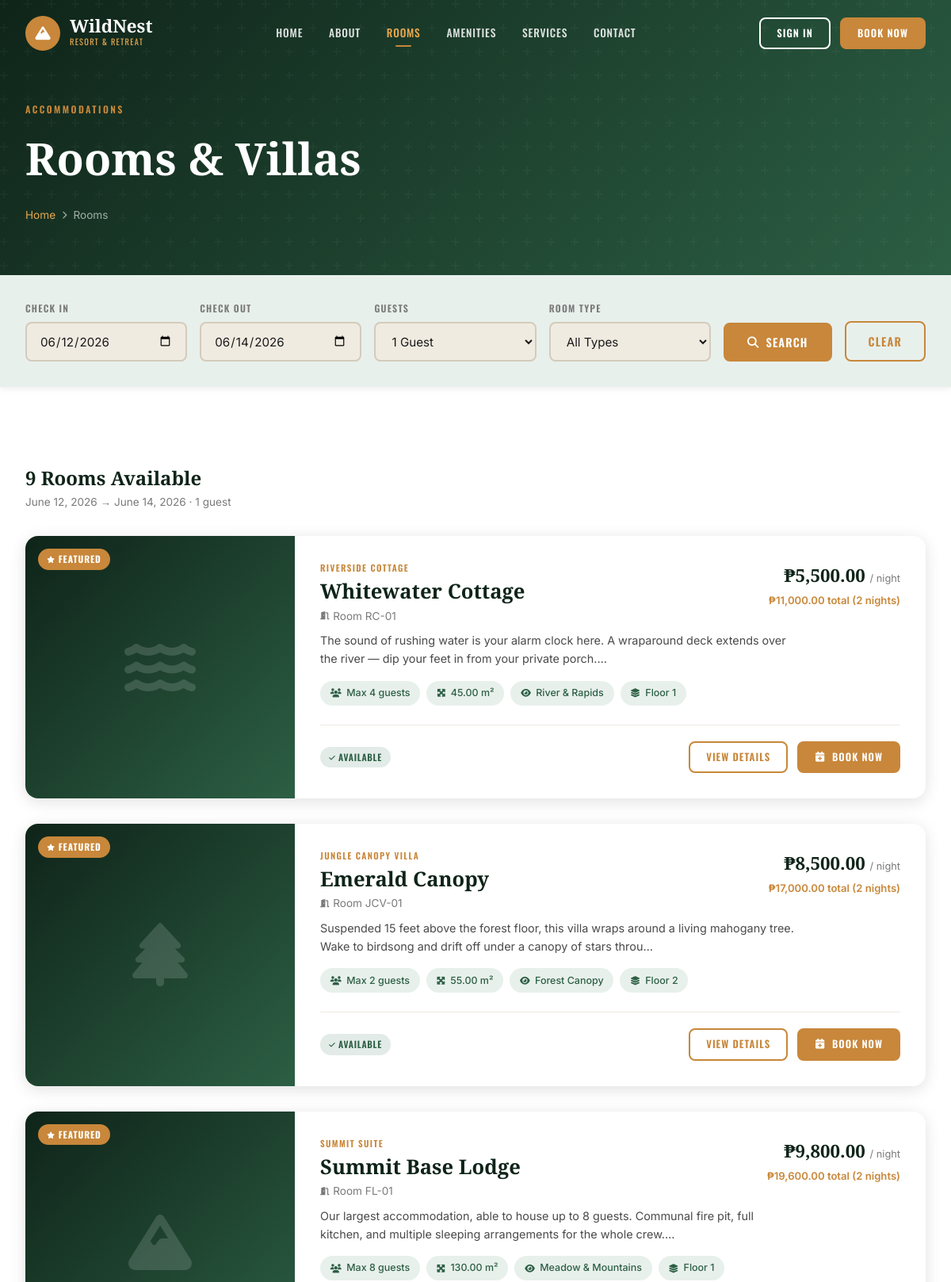
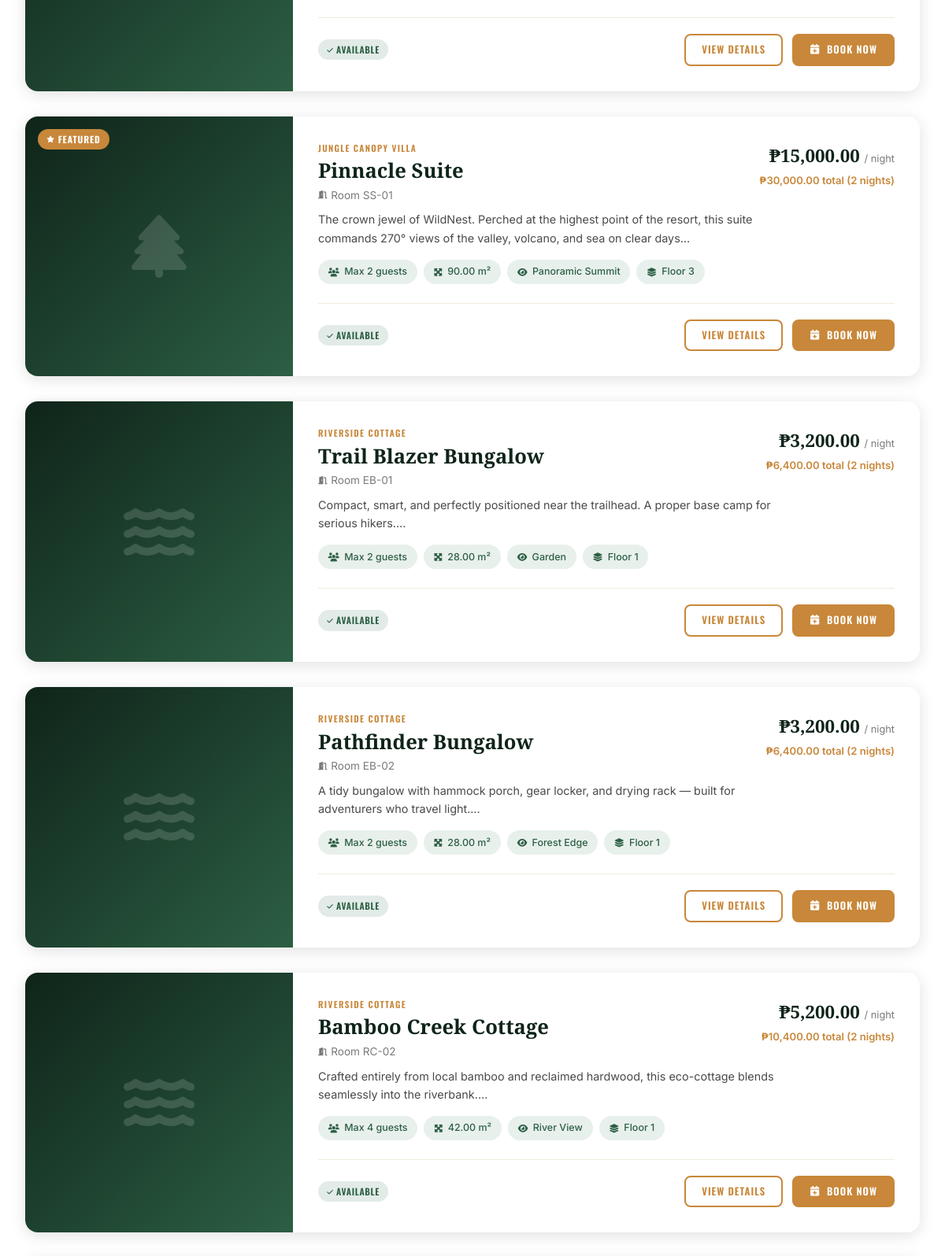
The page /rooms.php (upper part) on the database its author committed (2 pictures, top to bottom).
### tables this page shows
CREATE TABLE IF NOT EXISTS rooms (
    id INT AUTO_INCREMENT PRIMARY KEY,
    room_number VARCHAR(20) NOT NULL UNIQUE,
    category_id INT NOT NULL,
    name VARCHAR(100) NOT NULL,
    description TEXT,
    price_per_night DECIMAL(10,2) NOT NULL,
    max_occupancy INT DEFAULT 2,
    floor INT DEFAULT 1,
    size_sqm DECIMAL(6,2),
    view_type VARCHAR(50),
    status ENUM('available','occupied','maintenance','reserved') DEFAULT 'available',
    featured TINYINT(1) DEFAULT 0,
    FOREIGN KEY (category_id) REFERENCES room_categories(id)
);

CREATE TABLE IF NOT EXISTS room_categories (
    id INT AUTO_INCREMENT PRIMARY KEY,
    name VARCHAR(100) NOT NULL,
    description TEXT,
    base_price DECIMAL(10,2) NOT NULL,
    max_occupancy INT DEFAULT 2,
    icon VARCHAR(100)
);

### config.php (called while the page is built, shortened)
<?php
function getDB() {
    static $conn = null;
    if ($conn === null) {
        $conn = new mysqli(DB_HOST, DB_USER, DB_PASS, DB_NAME);
        $conn->set_charset("utf8mb4");
    }
    return $conn;
}
function sanitize($data) {
    $db = getDB();
    return $db->real_escape_string(htmlspecialchars(trim($data)));
}
function formatCurrency($amount) {
    return '₱' . number_format($amount, 2);
}
function formatDate($date) {
    return date('F j, Y', strtotime($date));
}
?>

### rooms.php (the view, shortened to what this page needs)
<?php
require_once __DIR__ . '/../includes/config.php';
include __DIR__ . '/../includes/header.php';
$db = getDB();
$check_in  = sanitize($_GET['check_in'] ?? date('Y-m-d', strtotime('+1 day')));
$check_out = sanitize($_GET['check_out'] ?? date('Y-m-d', strtotime('+3 days')));
$guests    = (int)($_GET['guests'] ?? 1);
$where = "r.status = 'available'";
$params = [];
$types  = '';
$sql = "
    SELECT r.*, rc.name as category_name,
           (SELECT image_path FROM room_images ri WHERE ri.room_id=r.id AND ri.is_primary=1 LIMIT 1) as primary_image
    FROM rooms r
    JOIN room_categories rc ON r.category_id = rc.id
    WHERE $where
    ORDER BY r.featured DESC, r.price_per_night ASC
";
if ($types) {
    $stmt = $db->prepare($sql);
    $stmt->bind_param($types, ...$params);
    $stmt->execute();
    $rooms_result = $stmt->get_result();
} else {
    $rooms_result = $db->query($sql);
}
?>
<div class="page-banner">
    <div class="page-banner-content">
        <div class="eyebrow">Accommodations</div>
        <h1>Rooms & Villas</h1>
        <div class="breadcrumb"><a href="<?= SITE_URL ?>/index.php">Home</a> <i class="fas fa-chevron-right fa-xs"></i> Rooms</div>
    </div>
</div>
<div style="background:var(--mist);padding:2rem 0;position:sticky;top:0;z-index:50;box-shadow:var(--shadow-sm)">
    <div class="container">
        <form method="GET" style="display:flex;gap:1rem;flex-wrap:wrap;align-items:flex-end">
            <div class="booking-field" style="flex:1;min-width:150px">
                <label>Check In</label>
                <input type="date" name="check_in" value="<?= $check_in ?>" min="<?= date('Y-m-d') ?>">
            </div>
            <div class="booking-field" style="flex:1;min-width:150px">
                <label>Check Out</label>
                <input type="date" name="check_out" value="<?= $check_out ?>">
            </div>
            <div class="booking-field" style="flex:1;min-width:120px">
                <label>Guests</label>
                <select name="guests">
                    <?php for ($i=1;$i<=8;$i++): ?>
                    <option value="<?=$i?>" <?=$i==$guests?'selected':''?>><?=$i?> Guest<?=$i>1?'s':''?></option>
                    <?php endfor; ?>
                </select>
            </div>
            <div class="booking-field" style="flex:1;min-width:160px">
                <label>Room Type</label>
                <select name="category">
                    <option value="0">All Types</option>
                </select>
            </div>
            <button type="submit" class="btn btn-primary">
                <i class="fas fa-search"></i> Search
            </button>
            <a href="<?= SITE_URL ?>/guest/rooms.php" class="btn btn-outline">Clear</a>
        </form>
    </div>
</div>
<section class="section">
    <div class="container">
        <div style="display:flex;align-items:center;justify-content:space-between;margin-bottom:2rem;flex-wrap:wrap;gap:1rem">
            <div>
                <h2 style="font-family:var(--font-display);font-size:1.5rem;font-weight:700;color:var(--jungle-dark)">
                    <?= $rooms_result ? $rooms_result->num_rows : 0 ?> Room<?= ($rooms_result && $rooms_result->num_rows!=1)?'s':'' ?> Available
                </h2>
                <p style="font-size:.85rem;color:var(--text-light)">
                    <?= formatDate($check_in) ?> → <?= formatDate($check_out) ?> · <?= $guests ?> guest<?=$guests>1?'s':''?>
                </p>
            </div>
        </div>
        <?php if (!$rooms_result || $rooms_result->num_rows === 0): ?>
        <div style="text-align:center;padding:5rem 2rem;background:var(--stone);border-radius:var(--radius-lg)">
            <i class="fas fa-bed" style="font-size:4rem;color:var(--stone-dark);margin-bottom:1rem;display:block"></i>
            <h3 style="font-family:var(--font-display);font-size:1.5rem;color:var(--jungle-dark);margin-bottom:.5rem">No Rooms Found</h3>
            <p style="color:var(--text-light)">Try different dates or filters.</p>
            <a href="<?= SITE_URL ?>/guest/rooms.php" class="btn btn-primary" style="margin-top:1.25rem">View All Rooms</a>
        </div>
        <?php else: ?>
        <div style="display:flex;flex-direction:column;gap:2rem">
            <?php while ($room = $rooms_result->fetch_assoc()):
                $nights = max(1, (int)((strtotime($check_out) - strtotime($check_in)) / 86400));
                $total  = $room['price_per_night'] * $nights;
            ?>
            <div class="card" style="display:flex;flex-direction:row;overflow:hidden;min-height:280px">
                <div style="width:340px;flex-shrink:0;position:relative;background:linear-gradient(135deg,var(--jungle-dark),var(--jungle-mid));display:flex;align-items:center;justify-content:center">
                    <?php if ($room['primary_image']): ?>
                        <img src="<?= SITE_URL ?>/assets/images/<?= htmlspecialchars($room['primary_image']) ?>" alt="" style="width:100%;height:100%;object-fit:cover">
                    <?php else: ?>
                        <i class="fas fa-<?= $room['category_id']==1?'tree':($room['category_id']==2?'water':($room['category_id']==3?'mountain':'compass')) ?>" style="font-size:5rem;color:rgba(255,255,255,.15)"></i>
                    <?php endif; ?>
                    <?php if ($room['featured']): ?>
                    <div style="position:absolute;top:1rem;left:1rem;background:var(--ochre);color:white;padding:.25rem .7rem;border-radius:20px;font-size:.72rem;font-weight:700;font-family:var(--font-head);letter-spacing:.08em;text-transform:uppercase">
                        <i class="fas fa-star fa-xs"></i> Featured
                    </div>
                    <?php endif; ?>
                </div>
                <div style="flex:1;padding:2rem;display:flex;flex-direction:column;justify-content:space-between">
                    <div>
                        <div style="display:flex;align-items:flex-start;justify-content:space-between;margin-bottom:.5rem;gap:1rem;flex-wrap:wrap">
                            <div>
                                <div class="card-tag"><?= htmlspecialchars($room['category_name']) ?></div>
                                <h3 style="font-family:var(--font-display);font-size:1.6rem;font-weight:700;color:var(--jungle-dark);line-height:1.2;margin:.3rem 0"><?= htmlspecialchars($room['name']) ?></h3>
                                <div style="font-size:.85rem;color:var(--text-light)"><i class="fas fa-door-open fa-xs" style="margin-right:.3rem"></i>Room <?= htmlspecialchars($room['room_number']) ?></div>
                            </div>
                            <div style="text-align:right;flex-shrink:0">
                                <div class="price-tag"><?= formatCurrency($room['price_per_night']) ?> <span>/ night</span></div>
                                <?php if ($nights > 1): ?>
                                <div style="font-size:.82rem;color:var(--ochre);font-weight:600;margin-top:.2rem"><?= formatCurrency($total) ?> total (<?=$nights?> nights)</div>
                                <?php endif; ?>
                            </div>
                        </div>
                        <p style="font-size:.9rem;color:var(--text-mid);line-height:1.6;margin-bottom:1rem;max-width:600px"><?= htmlspecialchars(substr($room['description'],0,150)) ?>…</p>
                        <div class="amenity-list">
                            <span class="amenity-badge"><i class="fas fa-users"></i> Max <?=$room['max_occupancy']?> guests</span>
                            <?php if ($room['size_sqm']): ?><span class="amenity-badge"><i class="fas fa-expand-arrows-alt"></i> <?=$room['size_sqm']?> m²</span><?php endif; ?>
                            <span class="amenity-badge"><i class="fas fa-eye"></i> <?= htmlspecialchars($room['view_type']) ?></span>
                            <span class="amenity-badge"><i class="fas fa-layer-group"></i> Floor <?=$room['floor']?></span>
                        </div>
                    </div>
                    <div style="display:flex;align-items:center;justify-content:space-between;margin-top:1.5rem;padding-top:1.25rem;border-top:1px solid var(--stone);flex-wrap:wrap;gap:.75rem">
                        <div style="display:flex;align-items:center;gap:.5rem">
                            <span class="badge <?= $room['status']==='available'?'badge-success':'badge-warning' ?>">
                                <?= ucfirst($room['status']) ?>
                            </span>
                        </div>
                        <div style="display:flex;gap:.75rem">
                            <a href="<?= SITE_URL ?>/guest/room-detail.php?id=<?=$room['id']?>&check_in=<?=$check_in?>&check_out=<?=$check_out?>&guests=<?=$guests?>" class="btn btn-outline btn-sm">View Details</a>
                            <?php if ($room['status']==='available'): ?>
                            <a href="<?= SITE_URL ?>/guest/book.php?room_id=<?=$room['id']?>&check_in=<?=$check_in?>&check_out=<?=$check_out?>&guests=<?=$guests?>" class="btn btn-primary btn-sm">
                                <i class="fas fa-calendar-plus"></i> Book Now
                            </a>
                            <?php endif; ?>
                        </div>
                    </div>
                </div>
            </div>
            <?php endwhile; ?>
        </div>
        <?php endif; ?>
    </div>
</section>
<?php include __DIR__ . '/../includes/footer.php'; ?>

### style.css (style rules this page uses)
:root { --jungle: #1B3A2D; --jungle-dark: #0F2419; --jungle-mid: #2C5F44; --canopy: #3D7A5C; --ochre: #C8873A; --ochre-light: #E8A84E; --ember: #B84C2A; --ember-light: #D4673E; --stone: #F0EBE1; --stone-dark: #D4CBBB; --bark: #6B4C2A; --mist: #E8F0EC; --white: #FFFFFF; --text-dark: #1A1A1A; --text-mid: #4A4A4A; --text-light: #7A7A7A; --font-display: 'Playfair Display', Georgia, serif; --font-head: 'Oswald', Arial, sans-serif; --font-body: 'Inter', system-ui, sans-serif; --radius-sm: 4px; --radius: 8px; --radius-lg: 16px; --radius-xl: 24px; --shadow-sm: 0 2px 8px rgba(0,0,0,.08); --shadow: 0 4px 20px rgba(0,0,0,.12); --shadow-lg: 0 8px 40px rgba(0,0,0,.18); --shadow-deep: 0 16px 60px rgba(0,0,0,.25); --transition: all .3s cubic-bezier(.4,0,.2,1); }
*, *::before, *::after { box-sizing: border-box; margin: 0; padding: 0; }
html { scroll-behavior: smooth; font-size: 16px; }
body { font-family: var(--font-body); color: var(--text-dark); background: var(--white); line-height: 1.6; -webkit-font-smoothing: antialiased; }
a { color: inherit; text-decoration: none; }
.eyebrow { font-family: var(--font-head); font-size: .75rem; font-weight: 600; letter-spacing: .2em; text-transform: uppercase; color: var(--ochre); }
.btn { display: inline-flex; align-items: center; gap: .5rem; padding: .75rem 1.75rem; border-radius: var(--radius); font-family: var(--font-head); font-size: .9rem; font-weight: 600; letter-spacing: .08em; text-transform: uppercase; border: 2px solid transparent; cursor: pointer; transition: var(--transition); white-space: nowrap; }
.btn-primary { background: var(--ochre); color: var(--white); border-color: var(--ochre); }
.btn-outline { background: transparent; color: var(--ochre); border-color: var(--ochre); }
.btn-sm { padding: .5rem 1.25rem; font-size: .8rem; }
.booking-field label { display: block; font-size: .75rem; font-weight: 600; text-transform: uppercase; letter-spacing: .1em; color: var(--text-light); margin-bottom: .5rem; font-family: var(--font-head); }
.booking-field input, .booking-field select { width: 100%; padding: .8rem 1rem; border: 2px solid var(--stone-dark); border-radius: var(--radius); font-size: .95rem; font-family: var(--font-body); background: var(--stone); transition: var(--transition); color: var(--text-dark); }
.section { padding: 6rem 0; }
.container { max-width: 1400px; margin: 0 auto; padding: 0 2rem; }
.card { background: var(--white); border-radius: var(--radius-lg); overflow: hidden; box-shadow: var(--shadow); transition: var(--transition); }
.card-tag { font-family: var(--font-head); font-size: .7rem; letter-spacing: .12em; text-transform: uppercase; color: var(--ochre); font-weight: 600; }
.price-tag { font-family: var(--font-display); font-size: 1.4rem; font-weight: 700; color: var(--jungle-dark); }
.price-tag span { font-size: .8rem; font-family: var(--font-body); font-weight: 400; color: var(--text-light); }
.amenity-list { display: flex; flex-wrap: wrap; gap: .5rem; margin-top: 1rem; }
.amenity-badge { display: inline-flex; align-items: center; gap: .4rem; padding: .35rem .8rem; background: var(--mist); border-radius: 20px; font-size: .78rem; color: var(--jungle-mid); font-weight: 500; }
.amenity-badge i { font-size: .7rem; }
.page-banner { background: linear-gradient(135deg, var(--jungle-dark), var(--jungle-mid)); padding: 8rem 0 4rem; position: relative; overflow: hidden; }
.page-banner::before { content: ''; position: absolute; inset: 0; }
.page-banner-content { position: relative; z-index: 1; max-width: 1400px; margin: 0 auto; padding: 0 2rem; }
.page-banner h1 { font-family: var(--font-display); font-size: clamp(2.2rem, 5vw, 3.5rem); color: var(--white); font-weight: 900; margin: .5rem 0 1rem; }
.breadcrumb { display: flex; align-items: center; gap: .5rem; font-size: .85rem; color: rgba(255,255,255,.6); }
.breadcrumb a { color: var(--ochre-light); }
.badge { display: inline-block; padding: .25rem .7rem; border-radius: 20px; font-size: .72rem; font-weight: 600; font-family: var(--font-head); letter-spacing: .06em; text-transform: uppercase; }
.badge-success { background: rgba(61,122,92,.15); color: var(--jungle-mid); }

### rows shown on the page
rooms: featured "FEATURED", category.name "RIVERSIDE COTTAGE", name "Whitewater Cottage", room_number "RC-01", price_per_night "₱5,500.00", price_per_night "₱11,000.00", nights "2", description "The sound of rushing water is your alarm clock here. A wraparound deck extends over the river — dip your feet in from your private porch.", max_occupancy "4", size_sqm "45.00", view_type "River & Rapids", floor "1", status "AVAILABLE"
rooms: featured "FEATURED", category.name "JUNGLE CANOPY VILLA", name "Emerald Canopy", room_number "JCV-01", price_per_night "₱8,500.00", price_per_night "₱17,000.00", nights "2", description "Suspended 15 feet above the forest floor, this villa wraps around a living mahogany tree. Wake to birdsong and drift off under a canopy of stars throu", max_occupancy "2", size_sqm "55.00", view_type "Forest Canopy", floor "2", status "AVAILABLE"
rooms: featured "FEATURED", category.name "SUMMIT SUITE", name "Summit Base Lodge", room_number "FL-01", price_per_night "₱9,800.00", price_per_night "₱19,600.00", nights "2", description "Our largest accommodation, able to house up to 8 guests. Communal fire pit, full kitchen, and multiple sleeping arrangements for the whole crew.", max_occupancy "8", size_sqm "130.00", view_type "Meadow & Mountains", floor "1", status "AVAILABLE"
rooms: featured "FEATURED", category.name "JUNGLE CANOPY VILLA", name "Pinnacle Suite", room_number "SS-01", price_per_night "₱15,000.00", price_per_night "₱30,000.00", nights "2", description "The crown jewel of WildNest. Perched at the highest point of the resort, this suite commands 270° views of the valley, volcano, and sea on clear days", max_occupancy "2", size_sqm "90.00", view_type "Panoramic Summit", floor "3", status "AVAILABLE"
rooms: category.name "RIVERSIDE COTTAGE", name "Trail Blazer Bungalow", room_number "EB-01", price_per_night "₱3,200.00", price_per_night "₱6,400.00", nights "2", description "Compact, smart, and perfectly positioned near the trailhead. A proper base camp for serious hikers.", max_occupancy "2", size_sqm "28.00", view_type "Garden", floor "1", status "AVAILABLE"
rooms: category.name "RIVERSIDE COTTAGE", name "Pathfinder Bungalow", room_number "EB-02", price_per_night "₱3,200.00", price_per_night "₱6,400.00", nights "2", description "A tidy bungalow with hammock porch, gear locker, and drying rack — built for adventurers who travel light.", max_occupancy "2", size_sqm "28.00", view_type "Forest Edge", floor "1", status "AVAILABLE"
rooms: category.name "RIVERSIDE COTTAGE", name "Bamboo Creek Cottage", room_number "RC-02", price_per_night "₱5,200.00", price_per_night "₱10,400.00", nights "2", description "Crafted entirely from local bamboo and reclaimed hardwood, this eco-cottage blends seamlessly into the riverbank.", max_occupancy "4", size_sqm "42.00", view_type "River View", floor "1", status "AVAILABLE"

### other values the page prints
$rooms_result->num_rows "9"
formatDate($check_in) "June 12, 2026"
formatDate($check_out) "June 14, 2026"
$guests "1"
form field guests "1 Guest"
